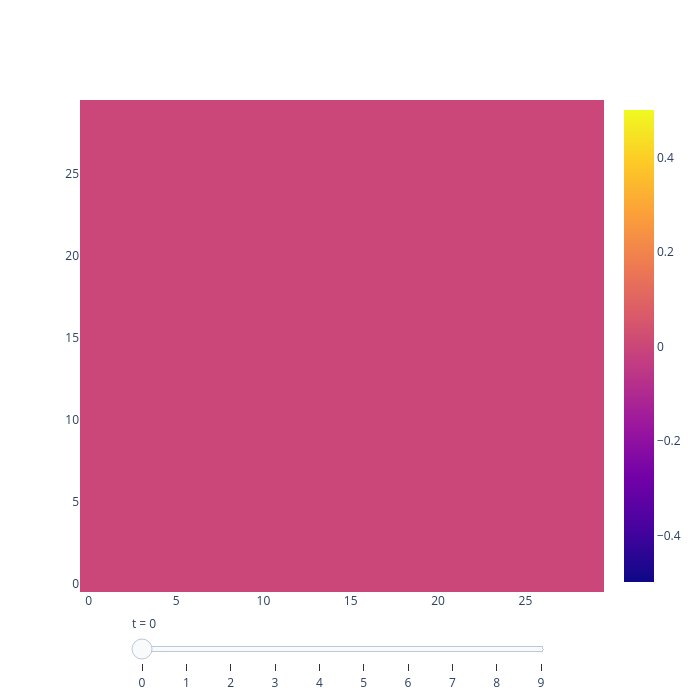

The code cell stored with this chart in its notebook:
### Code cell
view_matrix(X)

### Figure 1 — Plotly figure (JSON) as saved in the notebook; plotly's stock layout.template omitted (floating-point values rounded to 4 significant figures; data arrays with more than 128 entries replaced by an {"elided": "..."} marker saying what was removed)
{"data": [{"colorscale": [[0, "#0d0887"], [0.1111, "#46039f"], [0.2222, "#7201a8"], [0.3333, "#9c179e"], [0.4444, "#bd3786"], [0.5556, "#d8576b"], [0.6667, "#ed7953"], [0.7778, "#fb9f3a"], [0.8889, "#fdca26"], [1, "#f0f921"]], "type": "heatmap", "z": {"elided": "30x30 float values"}, "zmax": 0.001111, "zmin": 0.001111}], "layout": {"height": 700, "sliders": [{"active": 0, "currentvalue": {"prefix": "t = "}, "len": 0.8, "steps": [{"args": [["0"], {"frame": {"duration": 0}, "mode": "immediate"}], "label": "0", "method": "animate"}, {"args": [["1"], {"frame": {"duration": 0}, "mode": "immediate"}], "label": "1", "method": "animate"}, {"args": [["2"], {"frame": {"duration": 0}, "mode": "immediate"}], "label": "2", "method": "animate"}, {"args": [["3"], {"frame": {"duration": 0}, "mode": "immediate"}], "label": "3", "method": "animate"}, {"args": [["4"], {"frame": {"duration": 0}, "mode": "immediate"}], "label": "4", "method": "animate"}, {"args": [["5"], {"frame": {"duration": 0}, "mode": "immediate"}], "label": "5", "method": "animate"}, {"args": [["6"], {"frame": {"duration": 0}, "mode": "immediate"}], "label": "6", "method": "animate"}, {"args": [["7"], {"frame": {"duration": 0}, "mode": "immediate"}], "label": "7", "method": "animate"}, {"args": [["8"], {"frame": {"duration": 0}, "mode": "immediate"}], "label": "8", "method": "animate"}, {"args": [["9"], {"frame": {"duration": 0}, "mode": "immediate"}], "label": "9", "method": "animate"}], "x": 0.1}], "title": {"text": ""}, "width": 700}}
